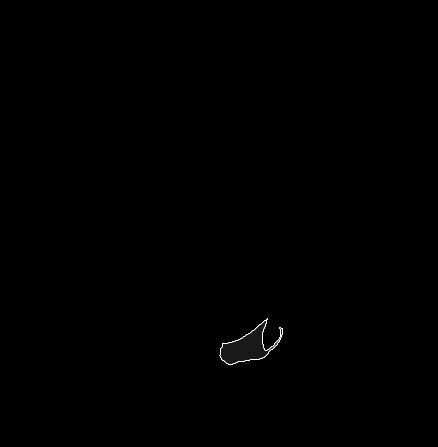
#> input picture polygonTest.jpg, 438 x 447 px
$ python -i cartoonizer.py   (imports and definitions only)
#> lines starting #> are read from the running program, lines starting #| are printed output that depends on the picture
### imageProcessor.py
import cv2
import numpy as np
import math


def convert_labels_to_group_nums(labels, return_group_ct=False):
    height = len(labels)
    width = len(labels[0])

    # take the first value in the group 1 -> 0, 4 -> 1, 7 -> 2
    group_nums = np.zeros((height, width), np.int64)
    if return_group_ct:
        group_cts = {}
        for i in range(0, height):
            for j in range(0, width):
                group_num = math.floor(labels[i][j][0] / 3)
                if group_num not in group_cts:
                    group_cts[group_num] = 1
                else:
                    group_cts[group_num] += 1
                group_nums[i][j] = group_num

        return group_nums, group_cts

    else:
        for i in range(0, height):
            for j in range(0, width):
                group_nums[i][j] = math.floor(labels[i][j][0] / 3)

        return group_nums


# [45 lines left out: functions pixel_size_to_router_bit_conversion2, pixel_size_to_router_bit_conversion, edge_mask, not called in this run]


# Reduce the Color Palette
def color_quantization(img, k):
    # transform image
    data = np.float32(img).reshape((-1, 3))

    # determine criteria
    criteria = (cv2.TermCriteria_EPS + cv2.TERM_CRITERIA_MAX_ITER, 20, 0.001)

    # implementing K-means
    ret, label, center = cv2.kmeans(data, k, None, criteria, 10, cv2.KMEANS_RANDOM_CENTERS)
    center = np.uint8(center)

    result = center[label.flatten()]
    result = result.reshape(img.shape)

    return result


# Combine Edge Mask with Quantiz Img
# [12 lines left out: function add_edges, not called in this run]


# How to detect islands?
def detect_islands(group_nums):
    print('detect_islands')
    # traverse through each group number and

### woodMatcher.py
import json
import os

import cv2
import numpy as np
from colormath.color_diff import delta_e_cie1976
from colormath.color_objects import LabColor

from commonColorFinder import get_color_freqs
from imageLoader import WoodType, read_sample_wood_pic
from imageProcessor import color_quantization


class NumpyEncoder(json.JSONEncoder):
    # [4 lines left out: function default, not called in this run]


wood_hists_path = 'wood_hists.json'


# [55 lines left out: functions get_group_ct, generate_wood_hists, load_wood_hists, compare_hists, not called in this run]


# returns dict of dict (k = group_num, v = (k = group_num, v = isNeighbor))
def get_group_neighbors(group_nums, group_keys):
    height = len(group_nums)
    width = len(group_nums[0])

    group_neighbors = dict()
    for group_key in group_keys:
        group_neighbors[group_key] = set()
    for i in range(0, height):
        for j in range(0, width):
            current_group = group_nums[i][j]
            if i > 0:
                top_neighbor = group_nums[i - 1][j]
                if top_neighbor != current_group:
                    group_neighbors[top_neighbor].add(current_group)
                    group_neighbors[current_group].add(top_neighbor)

            if i < (height - 1):
                bottom_neighbor = group_nums[i + 1][j]
                if bottom_neighbor != current_group:
                    group_neighbors[bottom_neighbor].add(current_group)
                    group_neighbors[current_group].add(bottom_neighbor)

            if j > 0:
                left_neighbor = group_nums[i][j - 1]
                if left_neighbor != current_group:
                    group_neighbors[left_neighbor].add(current_group)
                    group_neighbors[current_group].add(left_neighbor)

            if j < (width - 1):
                right_neighbor = group_nums[i][j + 1]
                if right_neighbor != current_group:
                    group_neighbors[right_neighbor].add(current_group)
                    group_neighbors[current_group].add(right_neighbor)

    return group_neighbors


# [94 lines left out: function get_wood_matches, not called in this run]

### cartoonizer.py
import cv2
import skimage

from imageProcessor import color_quantization, convert_labels_to_group_nums
from woodMatcher import get_group_neighbors


def remove_small_holes_with_one_neighbor(group_nums, group_keys):
    # get_group_neighbors(group_nums, )
    return group_nums


def remove_small_objects(img, wood_pieces_limit, min_size=200):
    labels, num_labels = skimage.measure.label(img, background=-1, return_num=True, connectivity=1)

    max_group_num = int(num_labels / 3) - 1
    print('before max_group_num=', max_group_num)
    img_holes_removed = skimage.morphology.remove_small_objects(labels, min_size=min_size, connectivity=1)
    labels, num_labels = skimage.measure.label(img_holes_removed, background=-1, return_num=True, connectivity=1)
    max_group_num = int(num_labels / 3) - 1
    print('after max_group_num=', max_group_num)

    group_nums, group_cts = convert_labels_to_group_nums(labels, return_group_ct=True)
    group_neighbors = get_group_neighbors(group_nums, group_cts)

    small_label_set = set()
    for k, v in group_cts.items():
        if v < min_size:
            small_label_set.add(k)

    invalid_group_ct = 0
    invalid_sn_group_ct = 0
    sn_group_pairs = dict()
    for k, v in group_cts.items():
        if v < min_size:
            # print('group num: ' + str(k) + ' has size of ' + str(v))
            # check if their neighbor dict only has 1 key (meaning they only have one neighbor)
            neighbors = group_neighbors[k]
            # filter keys included in small_label_set
            filtered_neighbors = set(filter(lambda key: key not in small_label_set, neighbors))

            if len(filtered_neighbors) < len(neighbors):
                print('yea baby')
            length = len(filtered_neighbors)
            if length <= 1:
                invalid_sn_group_ct += 1
                if length == 0:
                    sn_group_pairs[k] = next(iter(neighbors))
                else:
                    sn_group_pairs[k] = next(iter(filtered_neighbors))

            invalid_group_ct += 1

    real_count = max_group_num - invalid_sn_group_ct
    print('found ' + str(invalid_group_ct) + '/' + str(max_group_num) + ' invalid groups')
    print('found ' + str(max_group_num - invalid_group_ct) + ' real shapes')
    print('single neighbors: ' + str((invalid_sn_group_ct / invalid_group_ct) * 100) + '%')
    print('real label count: ' + str(real_count))

    if real_count <= wood_pieces_limit:
        height = len(group_nums)
        width = len(group_nums[0])
        for i in range(0, height):
            for j in range(0, width):
                current_group = group_nums[i][j]
                if current_group in sn_group_pairs:
                    group_nums[i][j] = sn_group_pairs[current_group]

    return group_nums, real_count


def cartoonize(img):
    wood_pieces_limit = 75
    iters = 1
    min_iters = 2

    # color_quantization values
    k = 5

    # blur values
    blur_d = 3
    blur_d_inc = .5
    sigma_color = 500
    sigma_space = 200

    # remove_small_objects values
    min_size = 150
    min_size_inc = int(min_size / 8)

    use_blur = False
    while True:
        if use_blur:
            img = cv2.bilateralFilter(img, d=int(blur_d), sigmaColor=sigma_color, sigmaSpace=sigma_space)
            # plt.title("blurred - " + str(i))
            # plt.imshow(img)
            # plt.show()
        use_blur = True

        img = color_quantization(img, k=k)

        # get the num_labels
        img_small_objects_removed, max_group_num = remove_small_objects(img, wood_pieces_limit, min_size=min_size)
        # if it's within the desired limit return image
        if (max_group_num < wood_pieces_limit) and iters >= min_iters:
            return img_small_objects_removed, max_group_num

        min_size += min_size_inc
        blur_d += blur_d_inc
        iters += 1

>>> import cv2
>>> picture = cv2.imread('polygonTest.jpg')
#> picture is the input picture: shape (447, 438, 3); min 0, max 255, mean 0.4
#> the loop in cartoonize, `while True:` made 2 passes
#> (ret in color_quantization, max_group_num) on pass 1: (119863.9, 28)
#> (ret in color_quantization, max_group_num) on pass 2: (285754.9, 0)
#| before max_group_num= 152
#| after max_group_num= 67
#| found 66/67 invalid groups
#| found 1 real shapes
#| real label count: 28
#| before max_group_num= 85
#| after max_group_num= 0
#| found 0/0 invalid groups
#| found 0 real shapes
#> pass 1, in remove_small_objects, `labels, num_labels = skimage.measure.label(img, background=-1, return_..`:
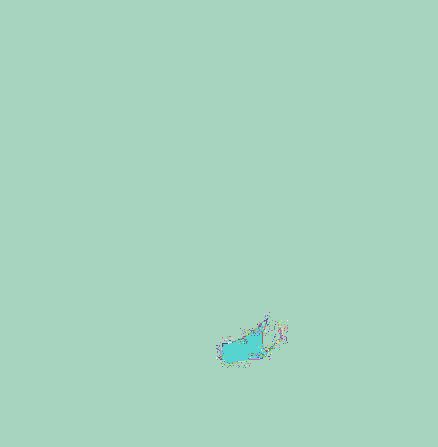
#> labels: shape (447, 438, 3) int64; 460 distinct labels, from 1 to 460; one colour per label, 0 black
#> pass 1, in remove_small_objects, `img_holes_removed = skimage.morphology.remove_small_objects(labels, mi..`:
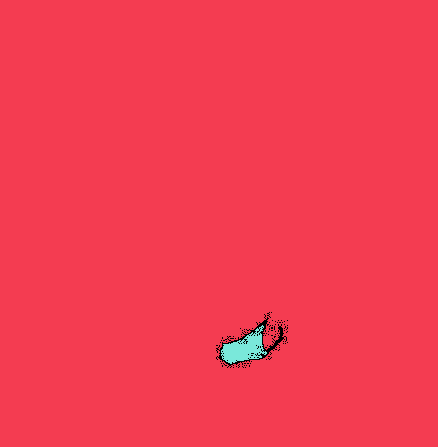
#> img_holes_removed: shape (447, 438, 3) int64; 3 distinct labels, from 0 to 55; one colour per label, 0 black
#> after the loop in cartoonize, `while True:`: blur_d = 3.5; iters = 2; min_size = 168
#> (the run stopped early here; a loop or call above may not have finished)
